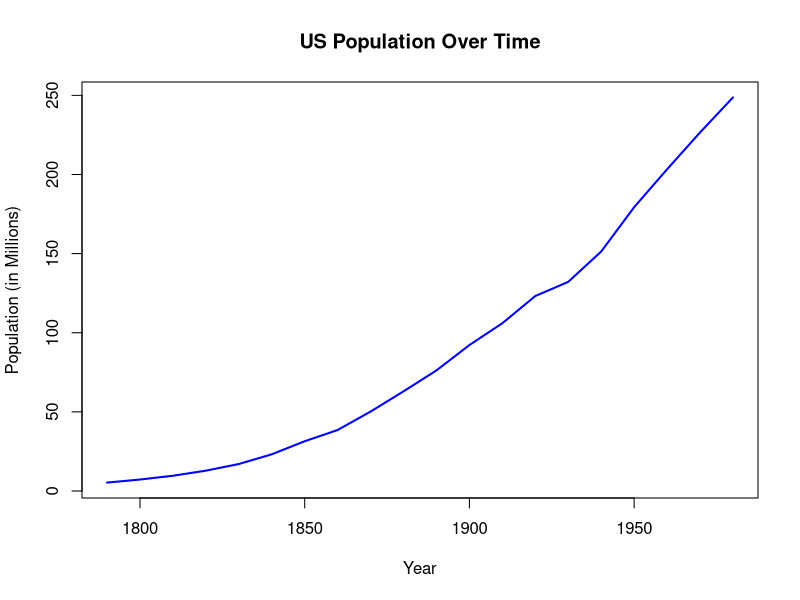

This figure's R source:
install.packages("readxl")
library(readxl)

setwd("C:/Users/maths/Desktop/raahat_230957216")

getwd()

list.files()

us_pop <- read_excel("US_Population.xlsx")

print(us_pop)

library(stats)

us_ts <- ts(us_pop[[1]], start = 1790, frequency = 0.1)

us_pop_million <- us_pop[[1]] / 1000000

us_ts <- ts(us_pop_million, start = 1790, frequency = 0.1)

plot(us_ts,
     main = "US Population Over Time",
     xlab = "Year",
     ylab = "Population (in Millions)",
     col = "blue",
     lwd = 2)

#The data shows a strong upward trend

#No seasonal component is present

#Minor irregular fluctuations

#Trend component dominates the series
